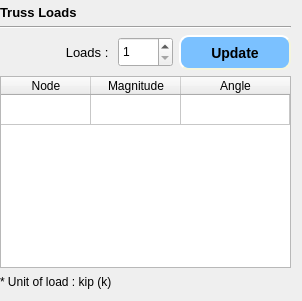
         <widget class="QWidget" name="page_loads">
          <layout class="QGridLayout" name="gridLayout_3">
           <property name="leftMargin">
            <number>0</number>
           </property>
           <property name="topMargin">
            <number>5</number>
           </property>
           <item row="0" column="0">
            <widget class="QLabel" name="label_9">
             <property name="font">
              <font>
               <pointsize>10</pointsize>
               <weight>75</weight>
               <bold>true</bold>
              </font>
             </property>
             <property name="text">
              <string>Truss Loads</string>
             </property>
            </widget>
           </item>
           <item row="1" column="0" colspan="3">
            <widget class="Line" name="line_5">
             <property name="orientation">
              <enum>Qt::Horizontal</enum>
             </property>
            </widget>
           </item>
           <item row="2" column="0">
            <widget class="QLabel" name="label_10">
             <property name="font">
              <font>
               <pointsize>10</pointsize>
              </font>
             </property>
             <property name="text">
              <string>Loads : </string>
             </property>
             <property name="alignment">
              <set>Qt::AlignRight|Qt::AlignTrailing|Qt::AlignVCenter</set>
             </property>
            </widget>
           </item>
           <item row="2" column="1">
            <widget class="QSpinBox" name="spinBox_loads">
             <property name="minimumSize">
              <size>
               <width>55</width>
               <height>30</height>
              </size>
             </property>
             <property name="maximumSize">
              <size>
               <width>50</width>
               <height>16777215</height>
              </size>
             </property>
             <property name="minimum">
              <number>1</number>
             </property>
             <property name="maximum">
              <number>1000</number>
             </property>
             <property name="value">
              <number>1</number>
             </property>
            </widget>
           </item>
           <item row="2" column="2">
            <widget class="QPushButton" name="update_loads">
             <property name="minimumSize">
              <size>
               <width>23</width>
               <height>35</height>
              </size>
             </property>
             <property name="cursor">
              <cursorShape>PointingHandCursor</cursorShape>
             </property>
             <property name="styleSheet">
              <string notr="true">QPushButton {
	background-color: rgb(123, 193, 255);
    border-style: outset;
    border-width: 2px;
    border-radius: 10px;
    border-color: beige;
    font: bold 14px;
    min-width: 1em;
    padding: 1px;
}
QPushButton:hover {
	background-color: rgb(85, 162, 255);
    border-style: inset;
}
</string>
             </property>
             <property name="text">
              <string>Update</string>
             </property>
            </widget>
           </item>
           <item row="3" column="0" colspan="3">
            <widget class="QTableWidget" name="tableWidget_loads">
             <property name="alternatingRowColors">
              <bool>true</bool>
             </property>
             <attribute name="horizontalHeaderDefaultSectionSize">
              <number>90</number>
             </attribute>
             <attribute name="horizontalHeaderStretchLastSection">
              <bool>true</bool>
             </attribute>
             <attribute name="verticalHeaderVisible">
              <bool>false</bool>
             </attribute>
             <row>
              <property name="text">
               <string>1</string>
              </property>
             </row>
             <column>
              <property name="text">
               <string>Node</string>
              </property>
              <property name="background">
               <color>
                <red>85</red>
                <green>255</green>
                <blue>127</blue>
               </color>
              </property>
             </column>
             <column>
              <property name="text">
               <string>Magnitude</string>
              </property>
              <property name="background">
               <color>
                <red>255</red>
                <green>85</green>
                <blue>0</blue>
               </color>
              </property>
             </column>
             <column>
              <property name="text">
               <string>Angle</string>
              </property>
              <property name="background">
               <color>
                <red>85</red>
                <green>170</green>
                <blue>255</blue>
               </color>
              </property>
             </column>
             <item row="0" column="0">
              <property name="text">
               <string/>
              </property>
              <property name="textAlignment">
               <set>AlignLeading|AlignVCenter</set>
              </property>
             </item>
            </widget>
           </item>
           <item row="4" column="0" colspan="3">
            <widget class="QLabel" name="label_unit_load">
             <property name="minimumSize">
              <size>
               <width>291</width>
               <height>16</height>
              </size>
             </property>
             <property name="maximumSize">
              <size>
               <width>16777215</width>
               <height>40</height>
              </size>
             </property>
             <property name="font">
              <font>
               <pointsize>9</pointsize>
              </font>
             </property>
             <property name="text">
              <string>* Unit of load : kip (k)</string>
             </property>
            </widget>
           </item>
          </layout>
         </widget>
